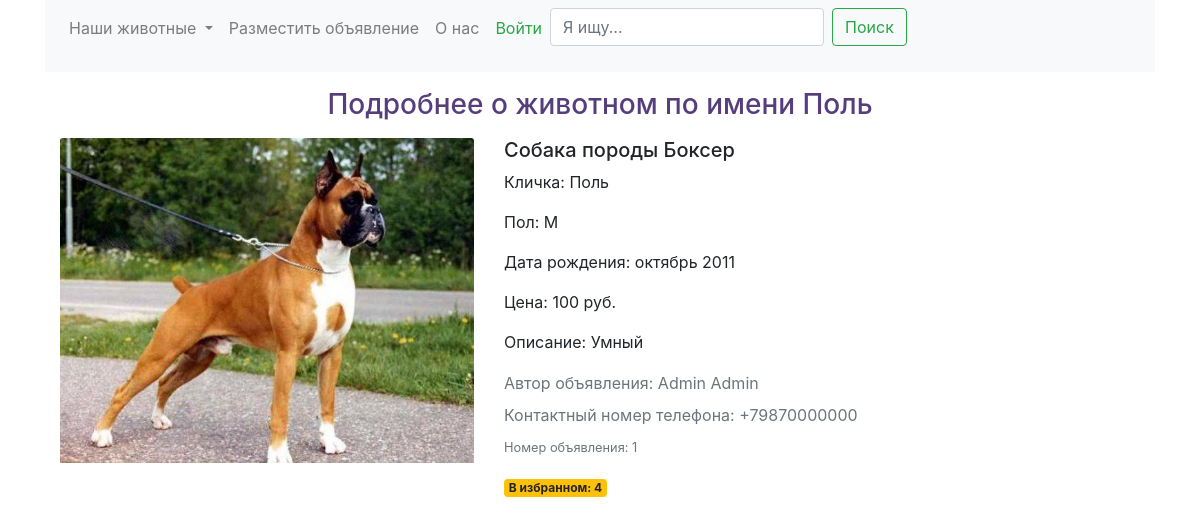
Before: /details/1 with the older database file.
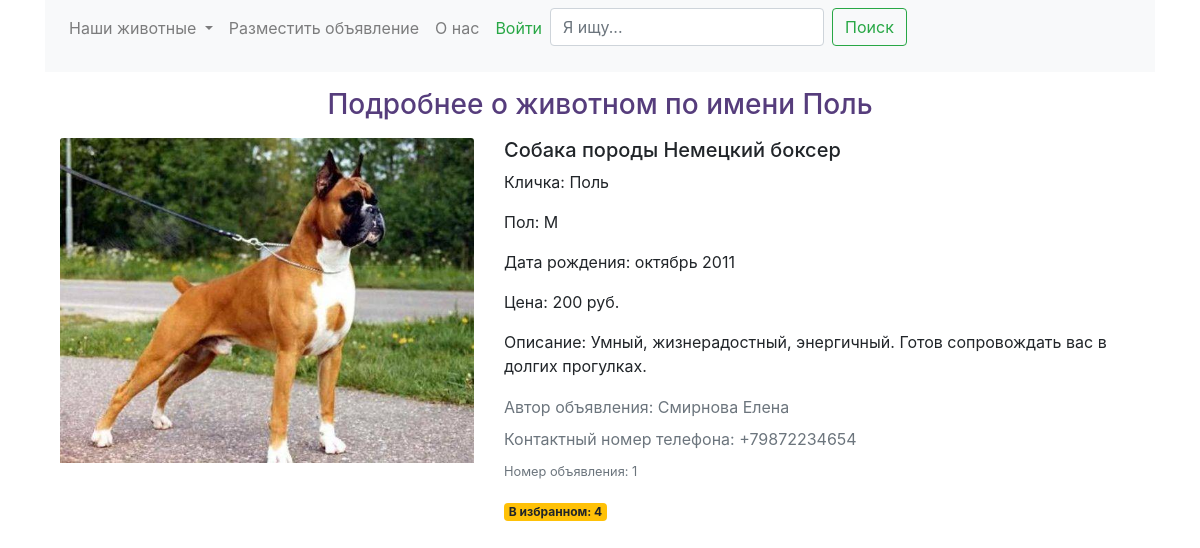
After: the same page with the newer database file.
### tables this page shows
CREATE TABLE pets (
            ad_id INTEGER PRIMARY KEY AUTOINCREMENT
          , category TEXT NOT NULL
          , category_lowercased TEXT NOT NULL
          , breed TEXT
          , breed_lowercased TEXT
          , gender TEXT
          , birthdate TEXT
          , name TEXT
          , name_lowercased TEXT
          , price INTEGER NOT NULL
          , photo TEXT
          , description TEXT
          , author_id INTEGER NOT NULL
          , FOREIGN KEY (author_id) REFERENCES users (id)
        );

CREATE TABLE users (
            id INTEGER PRIMARY KEY AUTOINCREMENT
          , login TEXT NOT NULL UNIQUE 
          , password TEXT NOT NULL
          , surname TEXT NOT NULL
          , name TEXT NOT NULL
          , phone_number INTEGER NOT NULL
        );

### app/main.py (the view)
    @app.route("/details/<ad_id>", methods=('GET', 'POST'))
    def details(ad_id):
        favor = -1
        counting_favor = db.counting_favorites(db.open_db(db_url), ad_id)
        if 'id' in session and session['id'] is not None:
            user_login = session['login']
            user = session['id']
            is_favor = db.is_favorites(db.open_db(db_url), ad_id, user)
            empty = []
            if is_favor == empty:
                favor = 0
            else:
                favor = 1
        else:
            user_login = 0
        search_by_ad_id_result = db.search_by_ad_id(db.open_db(db_url), ad_id)
        return render_template('details.html', pet=search_by_ad_id_result, user_login=user_login, favor=favor,
                               counting_favor=counting_favor)

### app/db.py (called while the page is built)
def open_db(url):
    connection = sqlite3.connect(url)
    connection.row_factory = sqlite3.Row
    return connection

def search_by_ad_id(connection, ad_id):
    with connection:
        cursor = connection.cursor()
        result = cursor.execute("""
        SELECT p.ad_id
             , p.category
             , p.breed
             , p.gender
             , p.birthdate
             , p.name
             , p.price
             , p.photo
             , p.description
             , p.author_id
             , u.surname
             , u.name author_name
             , u.phone_number
          FROM pets p
     LEFT JOIN users u
            ON p.author_id = u.id
         WHERE p.ad_id = :ad_id""", {'ad_id': ad_id}).fetchone()
        return result

def counting_favorites(connection, ad):
    with connection:
        cursor = connection.cursor()
        result = cursor.execute("""
       SELECT ad, COUNT(user) number_users
         FROM favourites
         WHERE ad = :ad
     GROUP BY ad""", {'ad': ad}).fetchone()
        return result

### app/templates/details.html (shortened to what this page needs)
{% extends "base.html" %}
{% block body %}
    <p class="h3 text-center font-bold" style="color:#563d7c">Подробнее о животном по имени {{ pet.name }}</p>
<div class="container">
    <div class="row">
        <div class="col-sm" style="max-width: 40%;">
            {% if pet.photo %}
            <img src="/static/{{ pet.photo }}" class="card-img-top" alt="{{ pet.category }} {{ pet.name }}">
            {% else %}
            <img src="/static/7.jpg" class="card-img-top" alt="{{ pet.category }} {{ pet.name }}" width="300"
                 height="260">
            {% endif %}
                </div>
        <div class="col-sm" style="max-width: 60%;">
            <h5>{{ pet.category }} породы {{ pet.breed }}</h5>
            <p>Кличка: {{ pet.name }}</p>
            <p>Пол: {{ pet.gender }}</p>
            <p>Дата рождения:
                {% if pet.birthdate == None %}
                нет информации
                {% elif pet.birthdate[:-4] == '1.' or pet.birthdate[:-4] == '01.' %}
                январь {{pet.birthdate[-4:]}}
                {% elif pet.birthdate[:-4] == '2.' or pet.birthdate[:-4] == '02.' %}
                февраль {{pet.birthdate[-4:]}}
                {% elif pet.birthdate[:-4] == '3.' or pet.birthdate[:-4] == '03.' %}
                март {{pet.birthdate[-4:]}}
                {% elif pet.birthdate[:-4] == '4.' or pet.birthdate[:-4] == '04.' %}
                апрель {{pet.birthdate[-4:]}}
                {% elif pet.birthdate[:-4] == '5.' or pet.birthdate[:-4] == '05.' %}
                май {{pet.birthdate[-4:]}}
                {% elif pet.birthdate[:-4] == '6.' or pet.birthdate[:-4] == '06.' %}
                июнь {{pet.birthdate[-4:]}}
                {% elif pet.birthdate[:-4] == '7.' or pet.birthdate[:-4] == '07.' %}
                июль {{pet.birthdate[-4:]}}
                {% elif pet.birthdate[:-4] == '8.' or pet.birthdate[:-4] == '08.' %}
                август {{pet.birthdate[-4:]}}
                {% elif pet.birthdate[:-4] == '9.' or pet.birthdate[:-4] == '09.' %}
                сентябрь {{pet.birthdate[-4:]}}
                {% elif pet.birthdate[:-4] == '10.' %}
                октябрь {{pet.birthdate[-4:]}}
                {% elif pet.birthdate[:-4] == '11.' %}
                ноябрь {{pet.birthdate[-4:]}}
                {% elif pet.birthdate[:-4] == '12.' %}
                декабрь {{pet.birthdate[-4:]}}
                {% else %}
                {{ pet.birthdate }}
                {% endif %}
            </p>
            <p class="card-text">Цена: {{ pet.price }} руб.</p>
            <p class="card-text">Описание: {{ pet.description }} </p>
            <h5>
                <small class="text-muted">Автор объявления: {{ pet.surname }} {{ pet.author_name }}</small>
            </h5>
            <h5>
                <small class="text-muted">Контактный номер телефона: +{{ pet.phone_number }}</small>
            </h5>
            <p>
                <small class="text-muted">Номер объявления: {{ pet.ad_id }}</small>
            </p>
         <form action="{{ url_for('fav', ad_id=pet.ad_id) }}" method="post">
                {% if favor == 0 %}
                <button type="submit" class="btn btn-primary btn-sm">
                    Добавить в избранное <span class="badge badge-warning">{{ counting_favor.number_users }}</span>
                    <span class="sr-only">количество добавлений в избранное</span>
                </button>
                {% elif favor == 1 %}
                <button type="submit" class="btn btn-primary btn-sm">
                    Удалить из избранного <span class="badge badge-warning">{{ counting_favor.number_users }}</span>
                    <span class="sr-only">Количество добавлений в избранное</span>
                </button>
                {% elif favor == -1 %}
                <span class="badge badge-warning">В избранном:   {{ counting_favor.number_users }}</span>
                {% endif %}
            </form>
        </div>
    </div>
</div>
{% endblock %}

Changed rows visible on the page:
changed pets "Поль": breed "Боксер" → "Немецкий боксер"; price "100" → "200"; description "Умный" → "Умный, жизнерадостный, энергичный. Готов сопровождать вас в долгих прогулках."
changed users: surname "Admin" → "Смирнова"; author_name "Admin" → "Елена"; phone_number "79870000000" → "79872234654"
